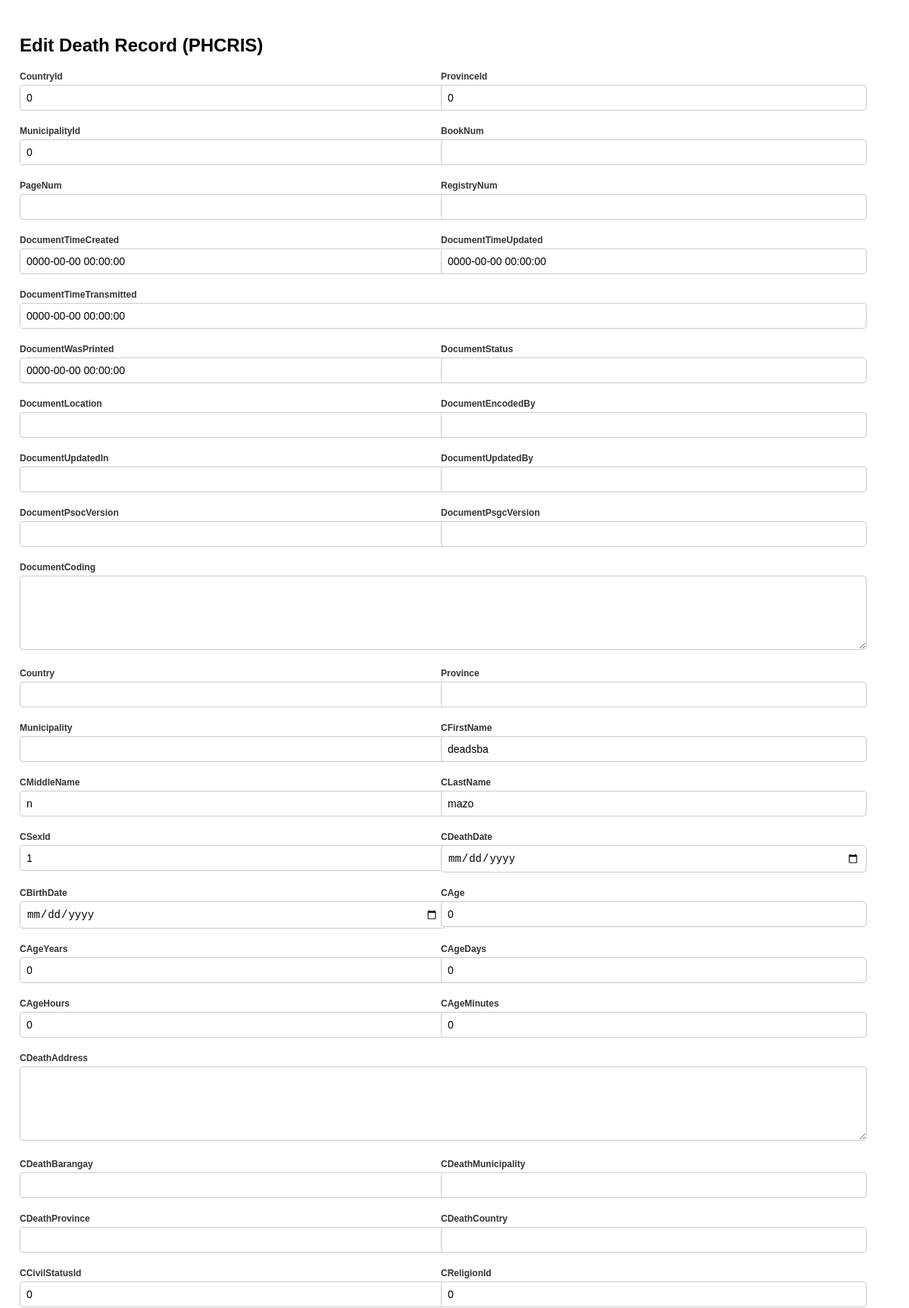
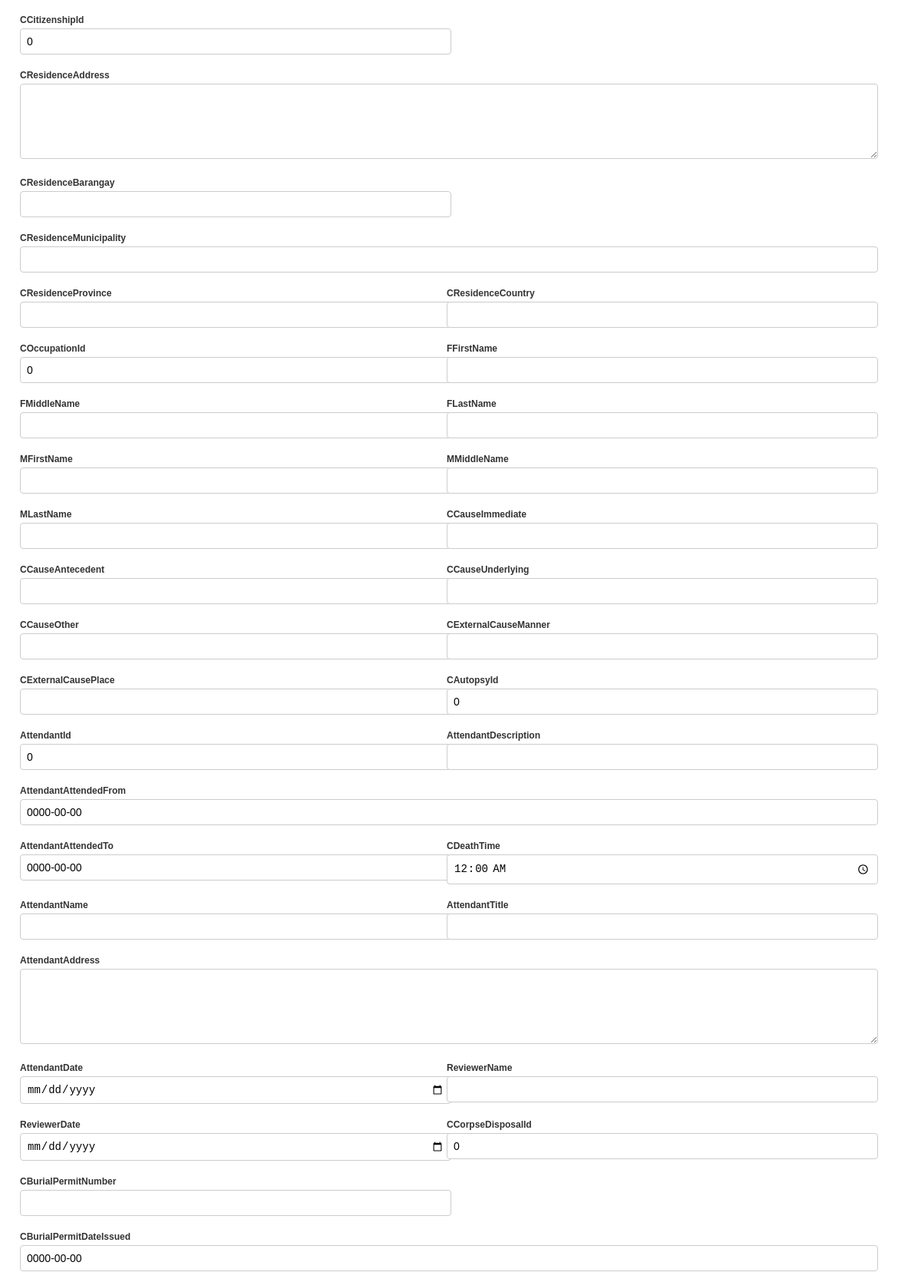
The app's page /edit_death_phcris.php?id=1 (signed in, upper part) with its own data (2 pictures, top to bottom).
### tables this page shows
CREATE TABLE `death` (
  `ID` int(11) NOT NULL,
  `CountryId` int(11) DEFAULT NULL,
  `ProvinceId` int(11) DEFAULT NULL,
  `MunicipalityId` int(11) DEFAULT NULL,
  `BookNum` varchar(20) DEFAULT NULL,
  `PageNum` varchar(20) DEFAULT NULL,
  `RegistryNum` varchar(50) DEFAULT NULL,
  `DocumentTimeCreated` datetime DEFAULT NULL,
  `DocumentTimeUpdated` datetime DEFAULT NULL,
  `DocumentTimeTransmitted` datetime DEFAULT NULL,
  `DocumentWasPrinted` datetime DEFAULT NULL,
  `DocumentStatus` varchar(50) DEFAULT NULL,
  `DocumentLocation` text DEFAULT NULL,
  `DocumentEncodedBy` varchar(100) DEFAULT NULL,
  `DocumentUpdatedIn` varchar(100) DEFAULT NULL,
  `DocumentUpdatedBy` varchar(100) DEFAULT NULL,
  `DocumentPsocVersion` varchar(50) DEFAULT NULL,
  `DocumentPsgcVersion` varchar(50) DEFAULT NULL,
  `DocumentCoding` text DEFAULT NULL,
  `Country` varchar(100) DEFAULT NULL,
  `Province` varchar(100) DEFAULT NULL,
  `Municipality` varchar(100) DEFAULT NULL,
  `CFirstName` varchar(100) DEFAULT NULL,
  `CMiddleName` varchar(100) DEFAULT NULL,
  `CLastName` varchar(100) DEFAULT NULL,
  `CSexId` int(11) DEFAULT NULL,
  `CDeathDate` date DEFAULT NULL,
  `CBirthDate` date DEFAULT NULL,
  `CAge` int(11) DEFAULT NULL,
  `CAgeYears` int(11) DEFAULT NULL,
  `CAgeDays` int(11) DEFAULT NULL,
  `CAgeHours` int(11) DEFAULT NULL,
  `CAgeMinutes` int(11) DEFAULT NULL,
  `CDeathAddress` text DEFAULT NULL,
  `CDeathBarangay` varchar(100) DEFAULT NULL,
  `CDeathMunicipality` varchar(100) DEFAULT NULL,
  `CDeathProvince` varchar(100) DEFAULT NULL,
  `CDeathCountry` varchar(100) DEFAULT NULL,
  `CCivilStatusId` int(11) DEFAULT NULL,
  `CReligionId` int(11) DEFAULT NULL,
  `CCitizenshipId` int(11) DEFAULT NULL,
  `CResidenceAddress` text DEFAULT NULL,
  `CResidenceBarangay` varchar(100) DEFAULT NULL,
  `CResidenceMunicipality` varchar(100) DEFAULT NULL,
  `CResidenceProvince` varchar(100) DEFAULT NULL,
  `CResidenceCountry` varchar(100) DEFAULT NULL,
  `COccupationId` int(11) DEFAULT NULL,
  `FFirstName` varchar(100) DEFAULT NULL,
  `FMiddleName` varchar(100) DEFAULT NULL,
  `FLastName` varchar(100) DEFAULT NULL,
  `MFirstName` varchar(100) DEFAULT NULL,
  `MMiddleName` varchar(100) DEFAULT NULL,
  `MLastName` varchar(100) DEFAULT NULL,
  `CCauseImmediate` text DEFAULT NULL,
  `CCauseAntecedent` text DEFAULT NULL,
  `CCauseUnderlying` text DEFAULT NULL,
  `CCauseOther` text DEFAULT NULL,
  `CExternalCauseManner` text DEFAULT NULL,
  `CExternalCausePlace` text DEFAULT NULL,
  `CAutopsyId` int(11) DEFAULT NULL,
  `AttendantId` int(11) DEFAULT NULL,
  `AttendantDescription` text DEFAULT NULL,
  `AttendantAttendedFrom` date DEFAULT NULL,
  `AttendantAttendedTo` date DEFAULT NULL,
  `CDeathTime` time DEFAULT NULL,
  `AttendantName` varchar(150) DEFAULT NULL,
  `AttendantTitle` varchar(100) DEFAULT NULL,
  `AttendantAddress` text DEFAULT NULL,
  `AttendantDate` date DEFAULT NULL,
  `ReviewerName` varchar(150) DEFAULT NULL,
  `ReviewerDate` date DEFAULT NULL,
  `CCorpseDisposalId` int(11) DEFAULT NULL,
  `CBurialPermitNumber` varchar(100) DEFAULT NULL,
  `CBurialPermitDateIssued` date DEFAULT NULL,
  `CTransferPermitNumber` varchar(100) DEFAULT NULL,
  `CTransferPermitDateIssued` date DEFAULT NULL,
  `CCemeteryName` varchar(200) DEFAULT NULL,
  `CCemeteryAddress` text DEFAULT NULL,
  `InformantName` varchar(150) DEFAULT NULL,
  `InformantTitle` varchar(100) DEFAULT NULL,
  `InformantAddress` text DEFAULT NULL,
  `InformantDate` date DEFAULT NULL,
  `PreparerName` varchar(150) DEFAULT NULL,
  `PreparerTitle` varchar(100) DEFAULT NULL,
  `PreparerDate` date DEFAULT NULL,
  `ReceiverName` varchar(150) DEFAULT NULL,
  `ReceiverTitle` varchar(100) DEFAULT NULL,
  `DateReceived` date DEFAULT NULL,
  `RegistrarName` varchar(150) DEFAULT NULL,
  `RegistrarTitle` varchar(100) DEFAULT NULL,
  `DateRegistered` date DEFAULT NULL,
  `Remark1` text DEFAULT NULL,
  `Remark2` text DEFAULT NULL,
  `Remark3` text DEFAULT NULL,
  `Remark4` text DEFAULT NULL,
  `Remark5` text DEFAULT NULL,
  `Remark6` text DEFAULT NULL,
  `IMotherAge` int(11) DEFAULT NULL,
  `IDeliveryMethodId` int(11) DEFAULT NULL,
  `IPregnancyLength` int(11) DEFAULT NULL,
  `IBirthTypeId` int(11) DEFAULT NULL,
  `IChildWasId` int(11) DEFAULT NULL,
  `PostmortemName` varchar(150) DEFAULT NULL,
  `PostmortemDate` date DEFAULT NULL,
  `PostmortemTitle` varchar(100) DEFAULT NULL,
  `PostmortemAddress` text DEFAULT NULL,
  `EmbalmerName` varchar(150) DEFAULT NULL,
  `EmbalmerAddress` text DEFAULT NULL,
  `EmbalmerLicenseNumber` varchar(100) DEFAULT NULL,
  `EmbalmerLicenseDate` date DEFAULT NULL,
  `EmbalmerLicensePlace` varchar(100) DEFAULT NULL,
  `EmbalmerLicenseExpiryDate` date DEFAULT NULL,
  `ZAffiantName` varchar(150) DEFAULT NULL,
  `ZAffiantAddress` text DEFAULT NULL,
  `ZCName` varchar(150) DEFAULT NULL,
  `ZCDeathDate` date DEFAULT NULL,
  `ZCDeathPlace` text DEFAULT NULL,
  `ZCCemeteryAddress` text DEFAULT NULL,
  `ZCBurialDate` date DEFAULT NULL,
  `ZCAttendantName` varchar(150) DEFAULT NULL,
  `ZCCauseImmediate` text DEFAULT NULL,
  `ZDelayReason` text DEFAULT NULL,
  `ZAffiantDate` date DEFAULT NULL,
  `ZAffiantPlace` text DEFAULT NULL,
  `ZAffiantPrintedName` varchar(150) DEFAULT NULL,
  `ZSDate` date DEFAULT NULL,
  `ZSPlace` text DEFAULT NULL,
  `ZSCtcNum` varchar(100) DEFAULT NULL,
  `ZSCtcDate` date DEFAULT NULL,
  `ZSCtcPlace` text DEFAULT NULL,
  `ZSName` varchar(150) DEFAULT NULL,
  `ZSTitle` varchar(100) DEFAULT NULL,
  `ZSAddress` text DEFAULT NULL,
  `CTraditionalName` varchar(150) DEFAULT NULL,
  `COtherName` varchar(150) DEFAULT NULL,
  `CSpouse1` varchar(150) DEFAULT NULL,
  `CSpouse2` varchar(150) DEFAULT NULL,
  `CSpouse3` varchar(150) DEFAULT NULL,
  `CSpouse4` varchar(150) DEFAULT NULL,
  `CEthnicity` varchar(100) DEFAULT NULL,
  `BurialRitesName` varchar(150) DEFAULT NULL,
  `BurialRitesTitle` varchar(100) DEFAULT NULL,
  `BurialRitesAddress` text DEFAULT NULL,
  `BurialRitesDate` date DEFAULT NULL,
  `ImageFilePage1` text DEFAULT NULL,
  `ImageFilePage2` text DEFAULT NULL,
  `ImageFileAttachment1` text DEFAULT NULL,
  `ImageFileAttachment2` text DEFAULT NULL,
  `ImagePage1` text DEFAULT NULL,
  `ImagePage2` text DEFAULT NULL,
  `ImageAttachment1` text DEFAULT NULL,
  `ImageAttachment2` text DEFAULT NULL
);

### edit_death_phcris.php (the view, shortened to what this page needs)
<?php
$servername = "localhost";
$username = "root";
$password = "";
$dbname = "mbdis_phcris";
$conn = new mysqli($servername, $username, $password, $dbname);
$id = intval($_GET['id']);
$stmt = $conn->prepare("SELECT * FROM `death` WHERE `ID` = ?");
$stmt->bind_param("i", $id);
$stmt->execute();
$result = $stmt->get_result();
$record = $result->fetch_assoc();
?>
<!DOCTYPE html>
<html>
<head>
</head>
<body>
<h2>Edit Death Record (PHCRIS)</h2>
<form method="post">
    <div class="grid">
        <?php
        foreach ($record as $field => $value) {
            if ($field === 'ID') {
                continue;
            }
            $inputType = 'text';
            if (preg_match('/date$/i', $field)) $inputType = 'date';
            if (preg_match('/time$/i', $field)) $inputType = 'time';
            $displayValue = $value;
            $isTextArea = (is_string($value) && strlen($value) > 300) || stripos($field,'remark') !== false || stripos($field,'address') !== false || stripos($field,'DocumentCoding') !== false || stripos($field,'ImageFile') !== false || stripos($field,'Image') !== false;
            $wrapClass = $isTextArea || strlen($field) > 20 ? 'field full' : 'field';
            echo '<div class="'. $wrapClass .'">';
            echo '<label>'.htmlspecialchars($field).'</label>';
            if ($isTextArea) {
                echo '<textarea name="'.htmlspecialchars($field).'">'.htmlspecialchars($displayValue).'</textarea>';
            } else {
                echo '<input type="'. $inputType .'" name="'.htmlspecialchars($field).'" value="'.htmlspecialchars($displayValue).'">';
            }
            echo '</div>';
        }
        ?>
    </div>
</form>
</body>
</html>

### edit_death_phcris.php (style rules this page uses)
body { font-family:Arial,Helvetica,sans-serif;padding:18px; }
.grid { display:grid;grid-template-columns:1fr 1fr;gap:12px;max-width:1100px; }
.field { margin-bottom:8px; }
label { display:block;font-size:12px;color:#333;font-weight:600;margin-bottom:4px; }
input[type=text], input[type=date], input[type=time], input[type=datetime-local], textarea { width:100%;padding:8px;border:1px solid #ccc;border-radius:4px;font-size:14px; }
textarea { min-height:80px;resize:vertical; }
.full { grid-column:1/-1; }

### records on screen
death: CountryId "0", ProvinceId "0", MunicipalityId "0", DocumentTimeCreated "0000-00-00 00:00:00", DocumentTimeUpdated "0000-00-00 00:00:00", DocumentTimeTransmitted "0000-00-00 00:00:00", DocumentWasPrinted "0000-00-00 00:00:00", CFirstName "deadsba", CMiddleName "n", CLastName "mazo", CSexId "1", CAge "0", CAgeYears "0", CAgeDays "0", CAgeHours "0", CAgeMinutes "0", CCivilStatusId "0", CReligionId "0", CCitizenshipId "0", COccupationId "0", CAutopsyId "0", AttendantId "0", AttendantAttendedFrom "0000-00-00", AttendantAttendedTo "0000-00-00", CDeathTime "00:00:00", CCorpseDisposalId "0", CBurialPermitDateIssued "0000-00-00"

### other values on screen
$field "CountryId"
$field "ProvinceId"
$field "MunicipalityId"
$field "BookNum"
$field "PageNum"
$field "RegistryNum"
$field "DocumentTimeCreated"
$field "DocumentTimeUpdated"
$field "DocumentTimeTransmitted"
$field "DocumentWasPrinted"
$field "DocumentStatus"
$field "DocumentLocation"
$field "DocumentEncodedBy"
$field "DocumentUpdatedIn"
$field "DocumentUpdatedBy"
